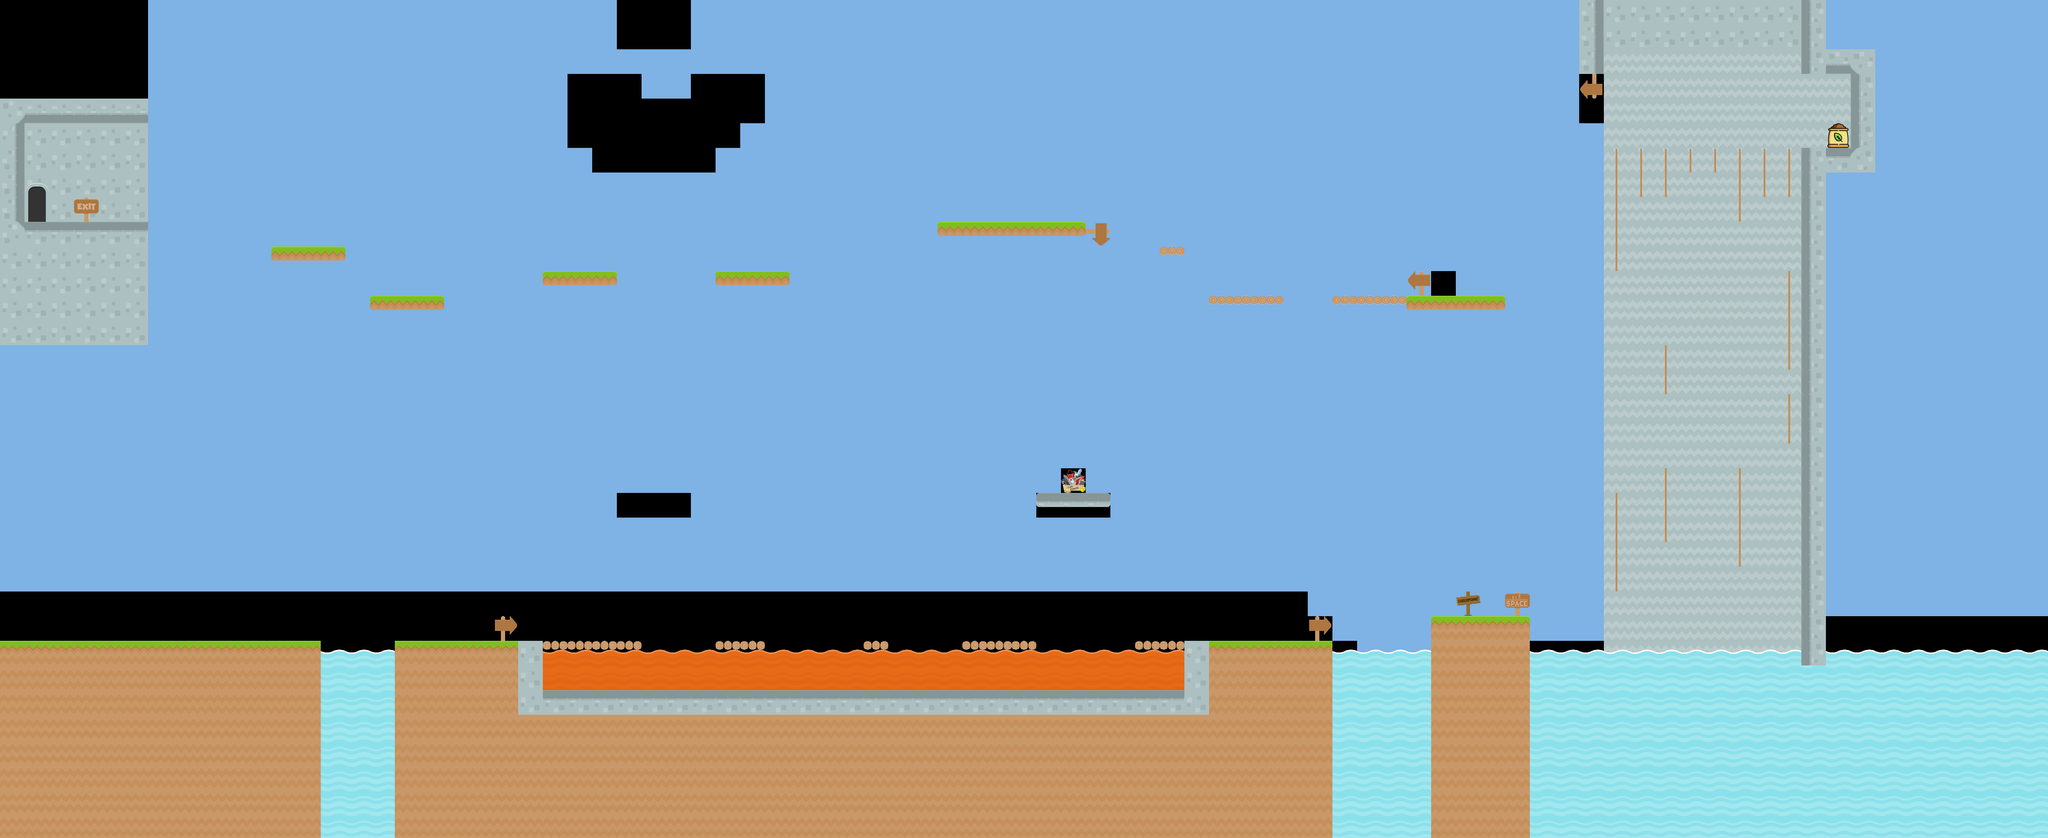

Tiled map render using the project's own tile images. Description and the map definition, with tile-layer contents summarised, below:
An orthogonal 83x34 tile map with 70x70 px tiles, 4 tile layers (Background, Map_Layer, in between, Things), 2 tilesets and 52 objects (4x Death Water, Spawnbox, CarPart, Fertilizer).

<map version="1.2" tiledversion="1.3.4" orientation="orthogonal" renderorder="right-down" compressionlevel="0" width="83" height="34" tilewidth="70" tileheight="70" infinite="0" nextlayerid="14" nextobjectid="210">
 <tileset firstgid="1" source="Tilesets/tileset.tsx" />
 <tileset firstgid="157" name="tiles" tilewidth="70" tileheight="70" tilecount="4" columns="0">
  <grid orientation="orthogonal" width="1" height="1" />
  <tile id="0">
   <image width="70" height="70" source="tiles/bg_blue.PNG" />
  </tile>
  <tile id="1">
   <image width="70" height="70" source="tiles/carPart.png" />
  </tile>
  <tile id="2">
   <image width="70" height="70" source="tiles/fertilizer.png" />
  </tile>
  <tile id="3">
   <image width="70" height="70" source="tiles/checkpoint.png" />
  </tile>
 </tileset>
 <layer id="11" name="Background" width="83" height="34">
  <data>[2822 cells, 1986 non-empty, 8 distinct tile ids]</data>
 </layer>
 <layer id="10" name="Map_Layer" width="83" height="34">
  <data>[2822 cells, 864 non-empty, 27 distinct tile ids]</data>
 </layer>
 <layer id="12" name="in between" width="83" height="34">
  <data>[2822 cells, 98 non-empty, 11 distinct tile ids]</data>
 </layer>
 <layer id="13" name="Things" width="83" height="34">
  <data>[2822 cells, 5 non-empty, 3 distinct tile ids]</data>
 </layer>
 <objectgroup id="7" name="Collision_Layer">
  <object id="88" x="-1.09091" y="1819.82" width="910" height="559.333">
   <properties>
    <property name="platform" type="bool" value="true" />
   </properties>
  </object>
  <object id="103" x="1118.91" y="1819.82" width="422" height="210">
   <properties>
    <property name="platform" type="bool" value="true" />
   </properties>
  </object>
  <object id="137" x="4575.64" y="1392.79" width="18" height="287.212">
   <properties>
    <property name="Ladder" type="bool" value="true" />
   </properties>
  </object>
  <object id="138" x="3988.91" y="839.818" width="280" height="39">
   <properties>
    <property name="platform" type="bool" value="true" />
   </properties>
  </object>
  <object id="139" x="3780.97" y="842.545" width="206" height="39">
   <properties>
    <property name="platform" type="bool" value="true" />
   </properties>
  </object>
  <object id="140" x="3424.24" y="840.545" width="214" height="39">
   <properties>
    <property name="platform" type="bool" value="true" />
   </properties>
  </object>
  <object id="141" x="2658.48" y="629.515" width="422" height="31">
   <properties>
    <property name="platform" type="bool" value="true" />
   </properties>
  </object>
  <object id="143" x="2031.94" y="767.757" width="206" height="39">
   <properties>
    <property name="platform" type="bool" value="true" />
   </properties>
  </object>
  <object id="144" x="1538.91" y="769.818" width="206" height="39">
   <properties>
    <property name="platform" type="bool" value="true" />
   </properties>
  </object>
  <object id="145" x="1048.91" y="839.818" width="206" height="39">
   <properties>
    <property name="platform" type="bool" value="true" />
   </properties>
  </object>
  <object id="146" x="768.909" y="699.818" width="206" height="39">
   <properties>
    <property name="platform" type="bool" value="true" />
   </properties>
  </object>
  <object id="149" x="-1.09091" y="629.818" width="420.606" height="350.606">
   <properties>
    <property name="platform" type="bool" value="true" />
   </properties>
  </object>
  <object id="151" name="Spawnbox" x="138.303" y="1673.76" width="70" height="140">
   <properties>
    <property name="spawn" type="bool" value="true" />
   </properties>
  </object>
  <object id="153" x="4058.91" y="1749.82" width="280" height="280">
   <properties>
    <property name="platform" type="bool" value="true" />
   </properties>
  </object>
  <object id="154" x="4184" y="1956" height="2" />
  <object id="156" x="1539.82" y="1819.03" width="284.667" height="31">
   <properties>
    <property name="platform" type="bool" value="true" />
   </properties>
  </object>
  <object id="159" x="3358.91" y="1819.82" width="420" height="210">
   <properties>
    <property name="platform" type="bool" value="true" />
   </properties>
  </object>
  <object id="164" x="65.8788" y="497.606" width="82.1209" height="132.212">
   <properties>
    <property name="Exit" type="bool" value="true" />
   </properties>
  </object>
  <object id="167" name="Death Water" x="1540.73" y="1938.12" width="1819.39" height="19.424">
   <properties>
    <property name="Death" type="bool" value="true" />
    <property name="platform" type="bool" value="false" />
   </properties>
  </object>
  <object id="168" x="-7.75758" y="351.182" width="73.9394" height="288.182">
   <properties>
    <property name="platform" type="bool" value="true" />
   </properties>
  </object>
  <object id="169" x="4718.24" y="1329.55" width="12.6667" height="212.545">
   <properties>
    <property name="Ladder" type="bool" value="true" />
   </properties>
  </object>
  <object id="170" x="4927.24" y="1327.88" width="15.3333" height="283.212">
   <properties>
    <property name="Ladder" type="bool" value="true" />
   </properties>
  </object>
  <object id="171" x="5066.58" y="1126.21" width="11.3333" height="135.545">
   <properties>
    <property name="Ladder" type="bool" value="true" />
   </properties>
  </object>
  <object id="173" x="5069.91" y="762.545" width="7.33333" height="298.545">
   <properties>
    <property name="Ladder" type="bool" value="true" />
   </properties>
  </object>
  <object id="174" x="4722.91" y="980.545" width="2" height="136.212">
   <properties>
    <property name="Ladder" type="bool" value="true" />
   </properties>
  </object>
  <object id="175" x="4568.91" y="417.546" width="24.6667" height="354.545">
   <properties>
    <property name="Ladder" type="bool" value="true" />
   </properties>
  </object>
  <object id="176" x="4576.91" y="421.546" width="151" height="144.545">
   <properties>
    <property name="Ladder" type="bool" value="true" />
   </properties>
  </object>
  <object id="177" x="5079.91" y="422.546" width="73" height="372.545" rotation="90">
   <properties>
    <property name="Ladder" type="bool" value="true" />
   </properties>
  </object>
  <object id="178" x="4917.91" y="492.545" width="24.6667" height="142.545">
   <properties>
    <property name="Ladder" type="bool" value="true" />
   </properties>
  </object>
  <object id="179" x="5080.91" y="484.545" width="79" height="163.545" rotation="90">
   <properties>
    <property name="Ladder" type="bool" value="true" />
   </properties>
  </object>
  <object id="180" x="2025.08" y="1818.65" width="148" height="31">
   <properties>
    <property name="platform" type="bool" value="true" />
   </properties>
  </object>
  <object id="181" x="2939.75" y="1399.99" width="211" height="40">
   <properties>
    <property name="platform" type="bool" value="true" />
   </properties>
  </object>
  <object id="182" x="2448.41" y="1820.32" width="69" height="22">
   <properties>
    <property name="platform" type="bool" value="true" />
   </properties>
  </object>
  <object id="183" x="3217.08" y="1819.82" width="141.783" height="21">
   <properties>
    <property name="platform" type="bool" value="true" />
   </properties>
  </object>
  <object id="188" name="Death Water" x="911.881" y="2001.61" width="207.39" height="25.7573">
   <properties>
    <property name="Death" type="bool" value="true" />
    <property name="platform" type="bool" value="false" />
   </properties>
  </object>
  <object id="189" name="Death Water" x="3776.55" y="2007.61" width="286.057" height="25.7573">
   <properties>
    <property name="Death" type="bool" value="true" />
    <property name="platform" type="bool" value="false" />
   </properties>
  </object>
  </objectgroup>
</map>
<!-- 16 of 52 objects omitted -->
